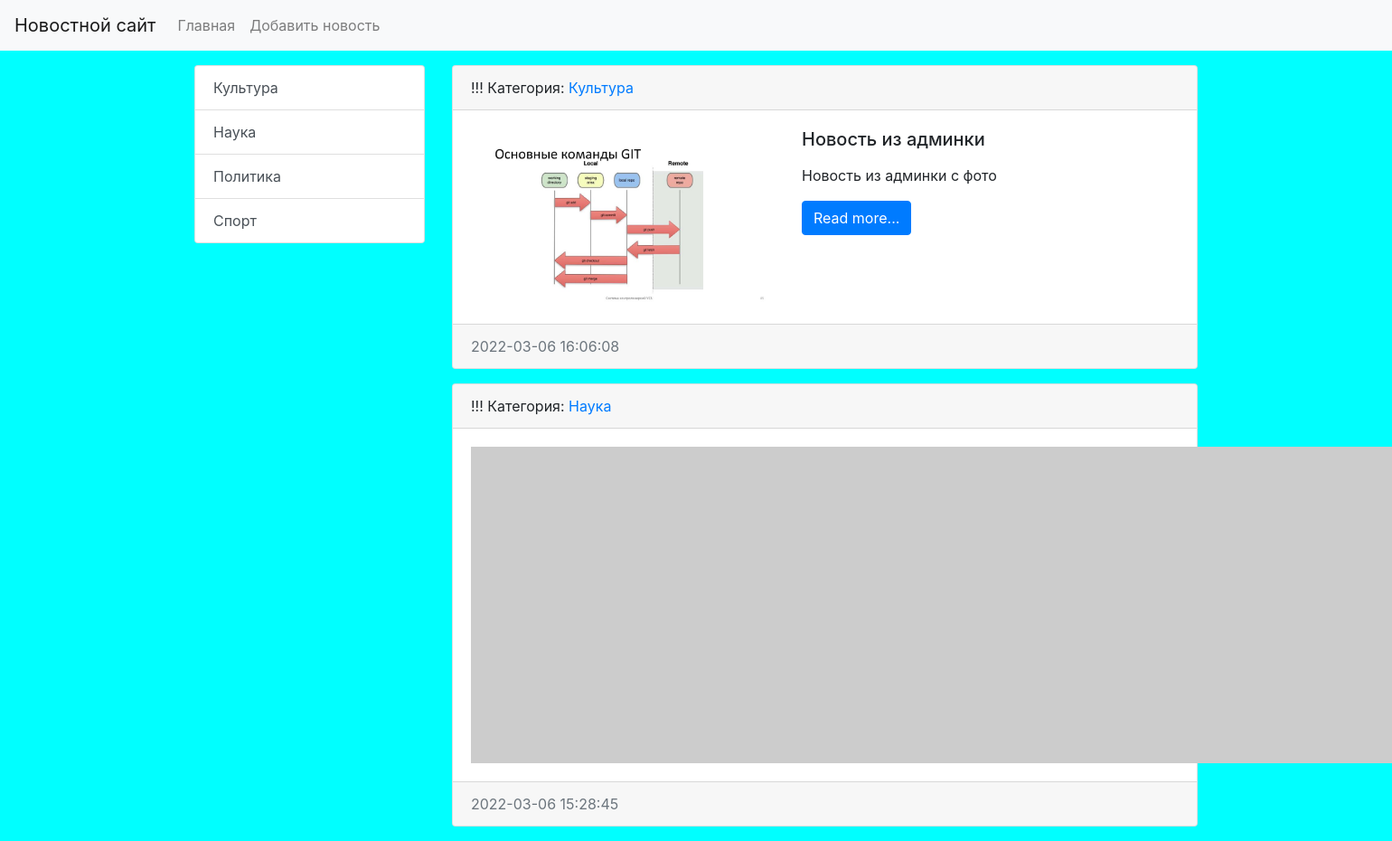
/, run on an earlier commit of the app's database.
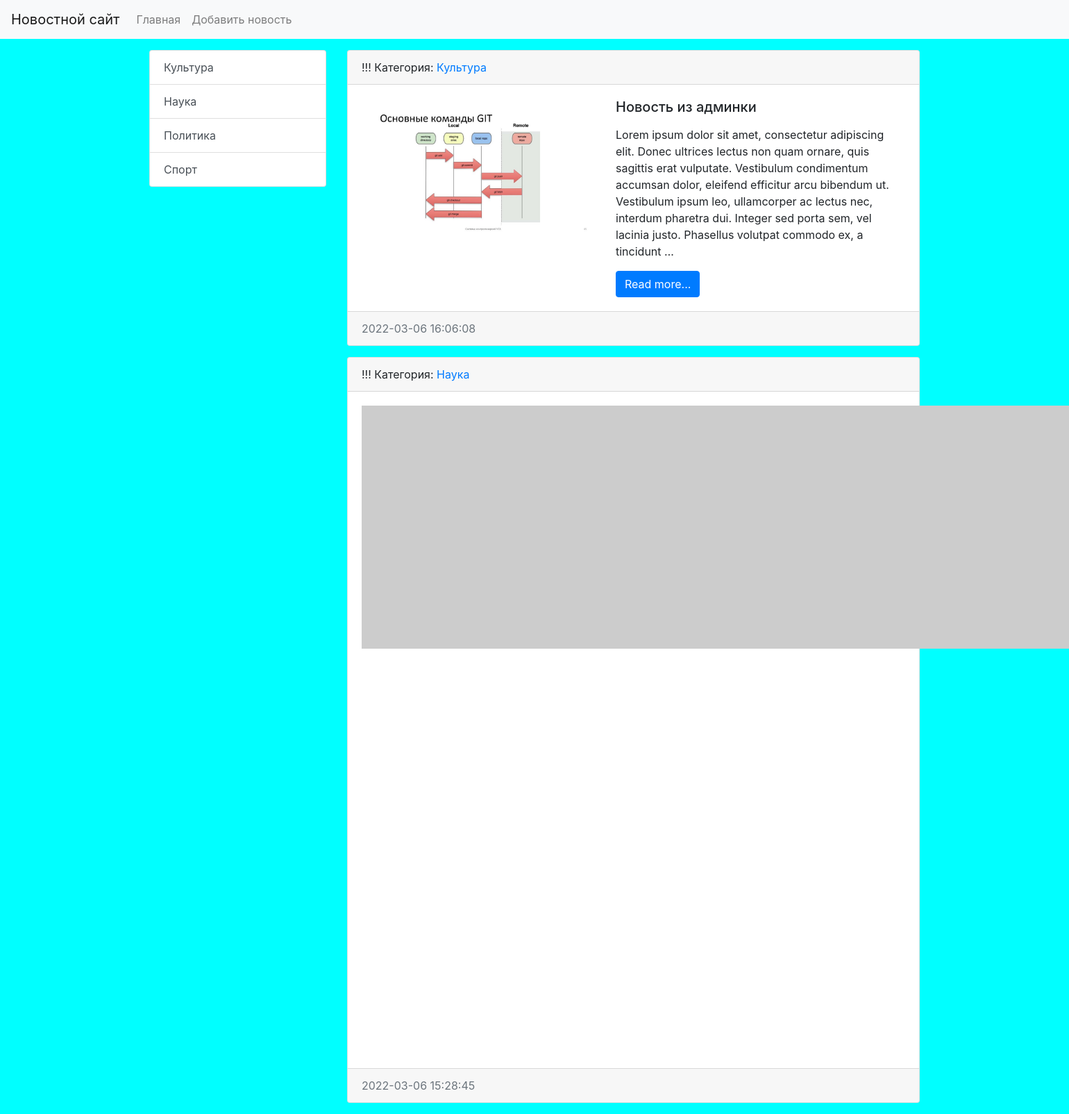
And on a later commit of the database.
### news/models.py (models this page shows, shortened)
class News(models.Model):
    title = models.CharField(max_length=150, verbose_name='Наименование')
    content = models.TextField(blank=True, verbose_name='Контент')
    created_at = models.DateTimeField(auto_now_add=True, verbose_name='Дата публикации')
    updated_at = models.DateTimeField(auto_now=True, verbose_name='Обновлено')
    photo = models.ImageField(upload_to='photos/%Y/%m/%d/', verbose_name='Фото', blank=True)
    is_published = models.BooleanField(default=True, verbose_name='Опубликовано?')
    category = models.ForeignKey('Category', on_delete=models.PROTECT, verbose_name='Категория')
    class Meta:
        verbose_name = 'Новость'
        verbose_name_plural = 'Новости'
        ordering = ['-created_at']
    def get_absolute_url(self):
        return reverse_lazy('view_news', kwargs={"news_id": self.pk})

class Category(models.Model):
    title = models.CharField(max_length=150, db_index=True, verbose_name='Имя категории')
    def get_absolute_url(self):
        return reverse_lazy('category', kwargs={"category_id": self.pk})
    class Meta:
        verbose_name = 'Категория'
        verbose_name_plural = 'Категории'
        ordering = ['title']
    def __str__(self):
        return self.title

### news/views.py (the view)
# urls.py: path('', HomeNews.as_view(), name='home'),
class HomeNews(ListView):
    model = News
    template_name = 'news/home_news_list.html'
    context_object_name = 'news'
    def get_context_data(self, *, object_list=None, **kwargs):
        context = super().get_context_data(**kwargs)
        context['title'] = 'Главная страница'
        return context
    def get_queryset(self):
        return News.objects.filter(is_published=True)

### news/templatetags/news_tags.py (called while the page is built)
@register.inclusion_tag('news/list_categories.html')
def show_categories():
    categories = Category.objects.all()
    return {"categories": categories}

### news/templates/news/home_news_list.html
{% extends "base.html" %}
{% block sidebar %}
{% include 'inc/_sidebar.html' %}
{% endblock %}
{% block content %}
{% for item in news %}
<div class="card mb-3">
    <div class="card-header">
       !!! Категория: <a href="{{ item.category.get_absolute_url }}">{{item.category}}</a>
    </div>
    <div class="card-body">
        <div class="media">
            {% if item.photo %}
            <img src="{{ item.photo.url }}" alt="" width="350" class="mr-3">
            {% else %}
            <img src="https://picsum.photos/id/1060/350/235/?blur=2" alt="" class="mr-3">
            {% endif %}
            <div class="media-body">
                <h5 class="card-title">{{ item.title }}</h5>
                <p class="card-text">{{ item.content|safe|linebreaks|truncatewords:50 }}</p>
                <a href="{{ item.get_absolute_url }}" class="btn btn-primary">Read more...</a>
            </div>
        </div>
    </div>
    <div class="card-footer text-muted">
        {{ item.created_at|date:"Y-m-d H:i:s" }}
    </div>
</div>
{% endfor %}
{% endblock %}

What changed in the data, as far as the page shows it:
changed News "Новость из админки": content "Новость из админки с фото" → "Lorem ipsum dolor sit amet, consectetur adipiscing elit. Donec ultrices lectus non quam ornare, quis sagittis erat vulputate. Vestibulum condimentum accumsan dolor, eleifend efficitur arcu bibendum ut. Vestibulum ipsum leo, ullamcorper ac lectus nec, interdum pharetra dui. Integer sed porta sem, vel lacinia justo. Phasellus volutpat commodo ex, a tincidunt …"
